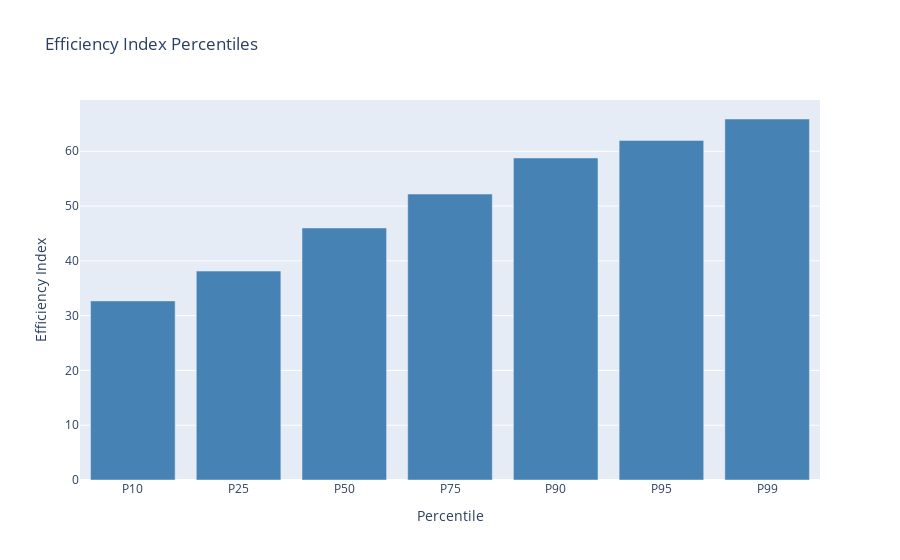

Write notebook code for a chart like this one.
### Code cell
# Efficiency score percentiles
percentiles = [10, 25, 50, 75, 90, 95, 99]
efficiency_percentiles = active_trips['efficiency_index'].quantile([p/100 for p in percentiles])

fig = go.Figure()
fig.add_trace(go.Bar(
    x=[f"P{p}" for p in percentiles],
    y=efficiency_percentiles.values,
    marker_color='steelblue'
))
fig.update_layout(
    title='Efficiency Index Percentiles',
    xaxis_title='Percentile',
    yaxis_title='Efficiency Index'
)
fig.show()

print("\nPercentile Distribution:")
for p, v in zip(percentiles, efficiency_percentiles.values):
    print(f"  P{p}: {v:.4f}")

### Figure 1 — Plotly figure (JSON) as saved in the notebook; plotly's stock layout.template omitted (floating-point values rounded to 4 significant figures)
{"data": [{"marker": {"color": "steelblue"}, "type": "bar", "x": ["P10", "P25", "P50", "P75", "P90", "P95", "P99"], "y": [32.69, 38.13, 46.0, 52.19, 58.78, 61.99, 65.89]}], "layout": {"title": {"text": "Efficiency Index Percentiles"}, "xaxis": {"title": {"text": "Percentile"}}, "yaxis": {"title": {"text": "Efficiency Index"}}}}
